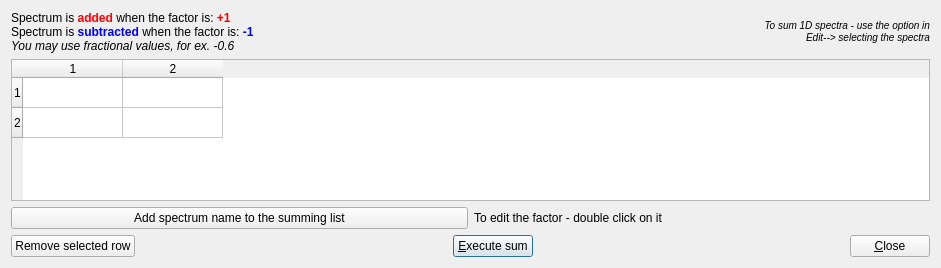
<?xml version="1.0" encoding="UTF-8"?>
<ui version="4.0">
 <class>T4merge_2d_spectra_dlg</class>
 <widget class="QDialog" name="T4merge_2d_spectra_dlg">
  <property name="geometry">
   <rect>
    <x>0</x>
    <y>0</y>
    <width>941</width>
    <height>268</height>
   </rect>
  </property>
  <property name="sizePolicy">
   <sizepolicy hsizetype="Preferred" vsizetype="Preferred">
    <horstretch>0</horstretch>
    <verstretch>0</verstretch>
   </sizepolicy>
  </property>
  <property name="windowTitle">
   <string>Dialog</string>
  </property>
  <layout class="QVBoxLayout" name="verticalLayout">
   <item>
    <layout class="QHBoxLayout" name="_3">
     <item>
      <widget class="QLabel" name="textLabel1">
       <property name="frameShape">
        <enum>QFrame::NoFrame</enum>
       </property>
       <property name="frameShadow">
        <enum>QFrame::Plain</enum>
       </property>
       <property name="text">
        <string>Spectrum is &lt;font color=&quot;#ff0000&quot;&gt;&lt;b&gt;added&lt;/b&gt;&lt;/font&gt; when the factor is:&lt;font color=&quot;#ff0000&quot;&gt; &lt;b&gt;+1&lt;/b&gt;&lt;/font&gt;&lt;br&gt;
Spectrum is &lt;font color=&quot;#0000ff&quot;&gt;&lt;b&gt;subtracted&lt;/b&gt;&lt;/font&gt; when the factor is:&lt;font color=&quot;#0000ff&quot;&gt;&lt;b&gt; -1&lt;/b&gt;&lt;/font&gt;&lt;br&gt;
&lt;i&gt;You may use fractional values, for ex.  -0.6&lt;/i&gt;
</string>
       </property>
       <property name="alignment">
        <set>Qt::AlignVCenter</set>
       </property>
       <property name="wordWrap">
        <bool>false</bool>
       </property>
      </widget>
     </item>
     <item>
      <widget class="QLabel" name="textLabel1_3">
       <property name="text">
        <string>&lt;font size=&quot;-1&quot;&gt;&lt;i&gt;&lt;p align=&quot;right&quot;&gt;To sum 1D spectra - use the option in&lt;br&gt;
Edit--&gt; selecting the spectra&lt;/p&gt;&lt;/font&gt;</string>
       </property>
       <property name="wordWrap">
        <bool>false</bool>
       </property>
      </widget>
     </item>
    </layout>
   </item>
   <item>
    <widget class="QTableWidget" name="table1">
     <property name="sizePolicy">
      <sizepolicy hsizetype="MinimumExpanding" vsizetype="Expanding">
       <horstretch>0</horstretch>
       <verstretch>0</verstretch>
      </sizepolicy>
     </property>
     <property name="editTriggers">
      <set>QAbstractItemView::DoubleClicked</set>
     </property>
     <property name="rowCount">
      <number>2</number>
     </property>
     <property name="columnCount">
      <number>2</number>
     </property>
     <row/>
     <row/>
     <column/>
     <column/>
    </widget>
   </item>
   <item>
    <layout class="QHBoxLayout">
     <item>
      <widget class="QPushButton" name="button_add">
       <property name="text">
        <string>Add spectrum name to the summing list</string>
       </property>
      </widget>
     </item>
     <item>
      <widget class="QLabel" name="textLabel1_2">
       <property name="text">
        <string>&lt;p align=&quot;left&quot;&gt;To edit the factor - double click on it&lt;/p&gt;</string>
       </property>
       <property name="alignment">
        <set>Qt::AlignVCenter</set>
       </property>
       <property name="wordWrap">
        <bool>false</bool>
       </property>
      </widget>
     </item>
    </layout>
   </item>
   <item>
    <layout class="QHBoxLayout" name="_2">
     <item>
      <widget class="QPushButton" name="pushButton_remove_row">
       <property name="text">
        <string>Remove selected row</string>
       </property>
      </widget>
     </item>
     <item>
      <spacer name="Horizontal Spacing2">
       <property name="orientation">
        <enum>Qt::Horizontal</enum>
       </property>
       <property name="sizeType">
        <enum>QSizePolicy::Expanding</enum>
       </property>
       <property name="sizeHint" stdset="0">
        <size>
         <width>130</width>
         <height>20</height>
        </size>
       </property>
      </spacer>
     </item>
     <item>
      <widget class="QPushButton" name="buttonOk">
       <property name="text">
        <string>&amp;Execute sum</string>
       </property>
       <property name="shortcut">
        <string>Alt+E</string>
       </property>
       <property name="autoDefault">
        <bool>true</bool>
       </property>
       <property name="default">
        <bool>true</bool>
       </property>
      </widget>
     </item>
     <item>
      <spacer name="spacer2">
       <property name="orientation">
        <enum>Qt::Horizontal</enum>
       </property>
       <property name="sizeType">
        <enum>QSizePolicy::Expanding</enum>
       </property>
       <property name="sizeHint" stdset="0">
        <size>
         <width>111</width>
         <height>21</height>
        </size>
       </property>
      </spacer>
     </item>
     <item>
      <widget class="QPushButton" name="buttonCancel">
       <property name="text">
        <string>&amp;Close</string>
       </property>
       <property name="shortcut">
        <string>Alt+O</string>
       </property>
       <property name="autoDefault">
        <bool>true</bool>
       </property>
      </widget>
     </item>
    </layout>
   </item>
  </layout>
 </widget>
 <resources/>
 <connections>
  <connection>
   <sender>buttonCancel</sender>
   <signal>clicked()</signal>
   <receiver>T4merge_2d_spectra_dlg</receiver>
   <slot>reject()</slot>
   <hints>
    <hint type="sourcelabel">
     <x>484</x>
     <y>248</y>
    </hint>
    <hint type="destinationlabel">
     <x>416</x>
     <y>243</y>
    </hint>
   </hints>
  </connection>
 </connections>
</ui>
